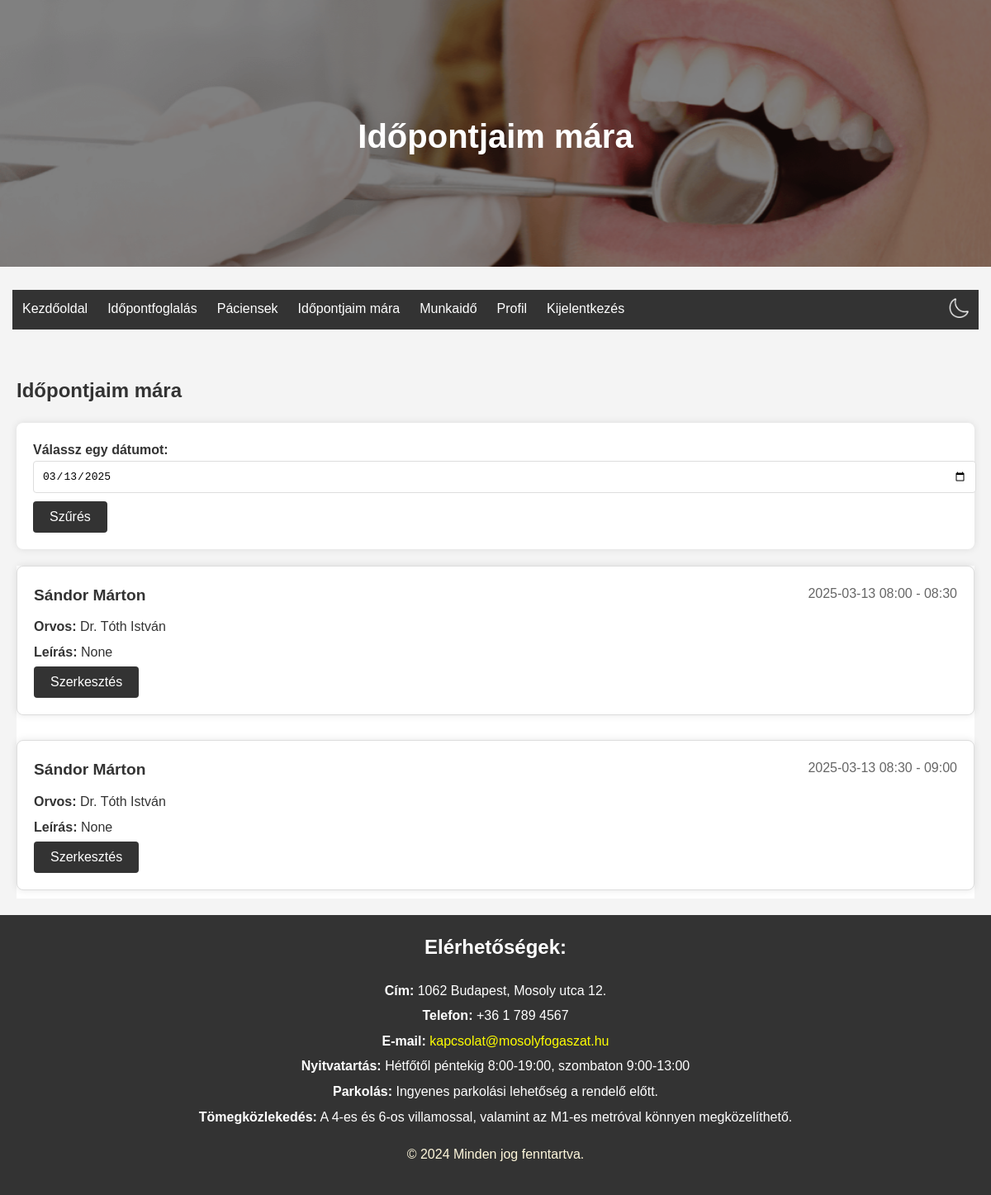
The app's page /appointments_today/?date=2025-03-13 (signed in), older data.
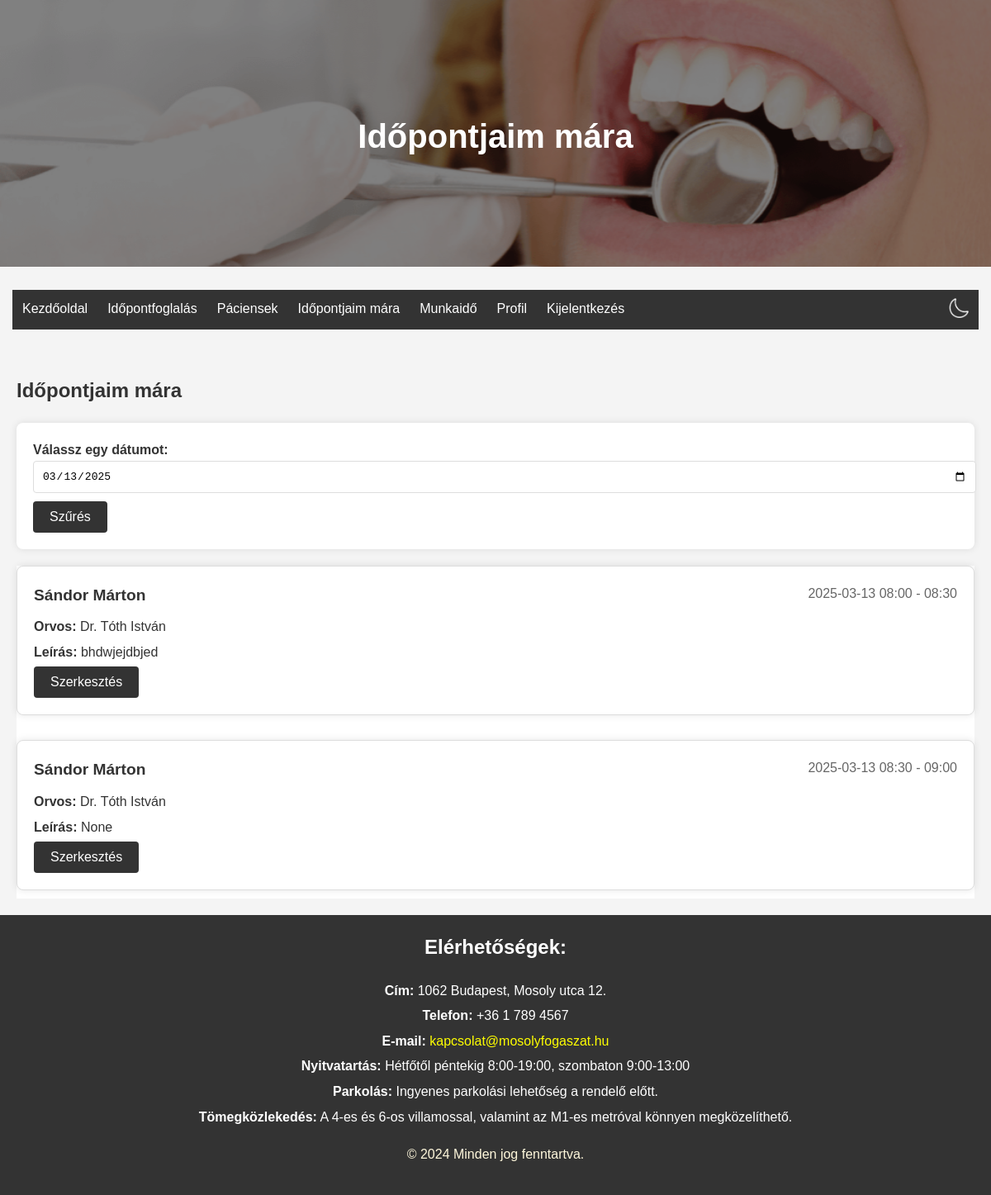
The same page, newer data.
### rendeloweboldal/models.py (models this page shows, shortened)
class Appointment(models.Model):
    id = models.UUIDField(primary_key=True, default=uuid4, editable=False)  # FHIR resource identifier
    patient = models.CharField(max_length=64, null=True, blank=True)  # Az időpontot foglaló páciens azonosítója
    practitioner = models.ForeignKey(Doctor, on_delete=models.CASCADE)  # Link to Practitioner resource
    treatment = models.ForeignKey(Treatment, on_delete=models.SET_NULL, null=True, blank=True)  # Link to Treatment
    start = models.DateTimeField()  # Kezdési időpont
    end = models.DateTimeField()  # Befejezési időpont
    status = models.CharField(max_length=64, null=True, blank=True)  # Időpont státusza (pl. foglalt, elérhető)
    custom_description = models.TextField(null=True, blank=True)  # Egyéb információk

class Patient(models.Model):
    id = models.CharField(max_length=64, primary_key=True)  # same as RendeloUser.id
    name = models.CharField(max_length=255)  # FHIR 'name' field
    gender = models.CharField(max_length=10, choices=[('male', 'Male'), ('female', 'Female')])
    birthDate = models.DateField(null=True, blank=True)  # FHIR 'birthDate' field
    telecom = models.CharField(max_length=255, null=True, blank=True)  # FHIR 'telecom' field for contact details

class Doctor(models.Model):
    id = models.CharField(max_length=64, primary_key=True)  # FHIR resource identifier
    name = models.CharField(max_length=255)
    photo = models.ImageField(upload_to='doctor_pictures/', null=True, blank=True)  # FHIR 'photo' field
    qualification = models.TextField(null=True, blank=True)  # FHIR 'qualification' field

### rendeloweboldal/views.py (the view)
# urls.py: path('appointments_today/', views.appointments_today_view, name='appointments_today'),
@login_required
def appointments_today_view(request):
    if not (request.user.is_staff and not request.user.is_superuser):
        return redirect('home')
    doctor = get_object_or_404(Doctor, id=request.user.id)
    selected_date = request.GET.get('date', timezone.now().strftime('%Y-%m-%d'))
    appointments = Appointment.objects.filter(practitioner=doctor, start__date=selected_date, patient__isnull=False).order_by('start')
    for appointment in appointments:
        patient = get_object_or_404(Patient, id=appointment.patient)
        appointment.patient_name = patient.name
    return render(request, 'appointments_today.html', {'appointments': appointments, 'selected_date': selected_date})

### rendeloweboldal/templates/appointments_today.html (shortened to what this page needs)
{% extends "base.html" %}
{% load static %}
{% block header_title %}Időpontjaim mára{% endblock %}
{% block content %}
<section class="appointments-today">
    <h2>Időpontjaim mára</h2>
    <form method="get" action="{% url 'appointments_today' %}">
        <label for="date">Válassz egy dátumot:</label>
        <input type="date" id="date" name="date" value="{{ selected_date }}">
        <button type="submit">Szűrés</button>
    </form>
    <div class="appointments">
        {% for appointment in appointments %}
        <div class="appointment">
            <div class="appointment-header">
                <span class="appointment-patient">{{ appointment.patient_name }}</span>
                <span class="appointment-time">{{ appointment.start|date:"Y-m-d H:i" }} - {{ appointment.end|date:"H:i" }}</span>
            </div>
            <p><strong>Orvos:</strong> {{ appointment.practitioner.name }}</p>
            <p><strong>Leírás:</strong> {{ appointment.custom_description }}</p>
            <button onclick="editAppointment('{{ appointment.id }}')">Szerkesztés</button>
        </div>
        {% endfor %}
    </div>
</section>
{% endblock %}

Row changes from the older to the newer data that the page shows:
changed Appointment: custom_description "None" → "bhdwjejdbjed"
